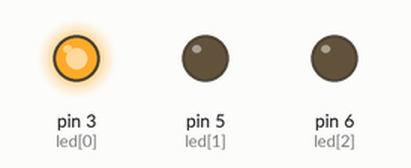
Bench run of a sketch on a simulated Arduino Uno, built with avr-gcc and run on an emulated ATmega328P. On the bench: output pins drawn as LEDs (lit = HIGH).

Above: at 0.2 s.
At 0.7 s:
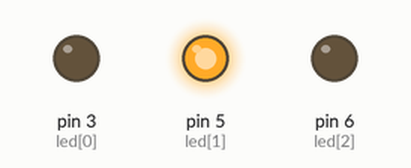
At 2.7 s:
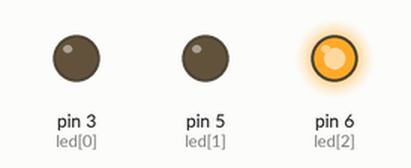
Timing chart, 0 to 3.5 s (numbered marks = the images above):
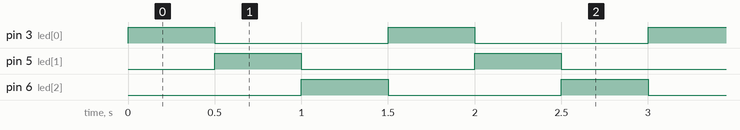

Measured:
- by itself, pin 3 (led[0]), pin 5 (led[1]), pin 6 (led[2]): alternates HIGH for 0.50 s and LOW for 1.0 s
- by itself, everything shown: repeats every 1.5 s, in 4 steps

The sketch:

RGB_1.ino
```cpp
int led[]={3,5,6};
void setup() {
  for(int i=0; i<3;i++){
    pinMode(led[i],OUTPUT);
  }
}
void loop() {
  for(int i=0; i<3;i++){
    digitalWrite(led[i],HIGH);
    delay(500);
    digitalWrite(led[i],LOW);
  }
}
```
